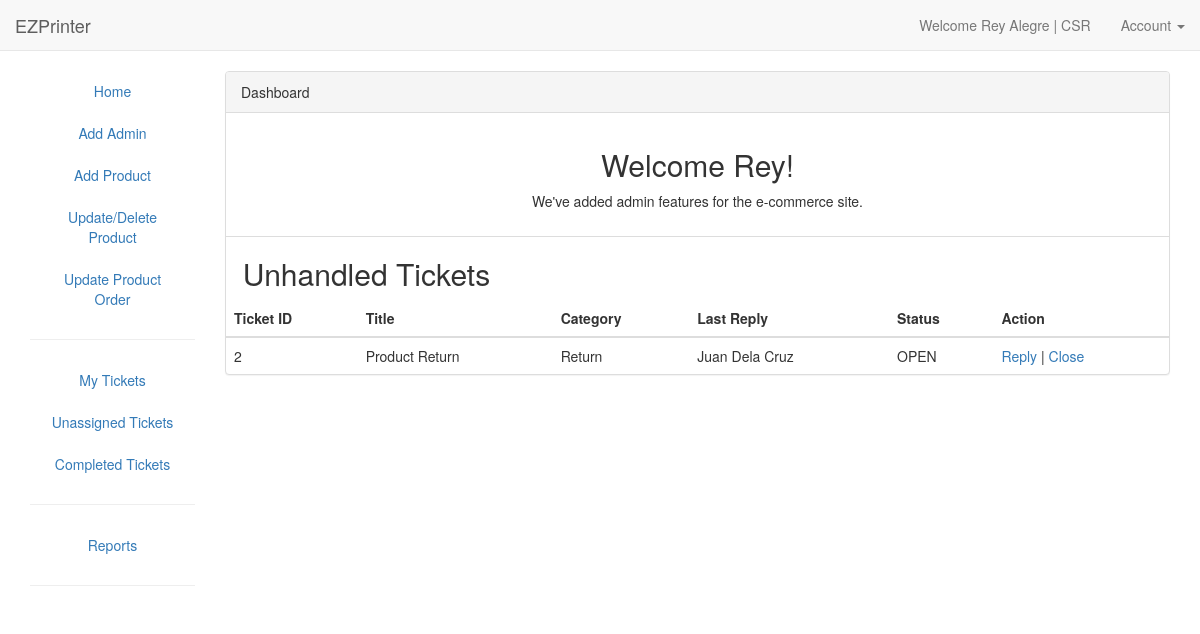
The app's page /unhandledcomplaints.php?alert=1 (signed in) with its own data.
### tables this page shows
CREATE TABLE `userinfo` (
  `username` varchar(20) NOT NULL,
  `firstname` varchar(20) NOT NULL,
  `lastname` varchar(20) NOT NULL,
  `useraddress` varchar(50) NOT NULL,
  `usercontactno` varchar(11) NOT NULL,
  `useremail` varchar(30) NOT NULL,
  `userpaypal` varchar(30) NOT NULL,
  `userImage` varchar(255) NOT NULL DEFAULT 'res/default.png'
);

CREATE TABLE `discussion` (
  `forumID` int(11) NOT NULL,
  `dateandtime` datetime NOT NULL,
  `description` varchar(500) NOT NULL,
  `nameUser` varchar(255) NOT NULL,
  `nameAdmin` varchar(255) NOT NULL,
  `positionAdmin` varchar(255) NOT NULL,
  `adminImg` varchar(255) NOT NULL DEFAULT 'res/admin.png',
  `userImage` varchar(255) NOT NULL,
  `role` varchar(11) NOT NULL
);

CREATE TABLE `forum` (
  `forumID` int(11) NOT NULL,
  `title` varchar(255) NOT NULL,
  `productName` varchar(255) NOT NULL,
  `category` varchar(255) NOT NULL,
  `username` varchar(20) NOT NULL,
  `postedBy` varchar(50) NOT NULL,
  `level` int(1) NOT NULL DEFAULT '1',
  `assignedTo` varchar(50) NOT NULL,
  `status` varchar(10) NOT NULL DEFAULT 'OPEN'
);

### unhandledcomplaints.php (the view, shortened to what this page needs)
<?php
include 'connect.php';
?>
<!DOCTYPE html>
<html>
<head>
<link href="css/bootstrap.min.css" rel="stylesheet">
    <link href="font-awesome/css/font-awesome.min.css" rel="stylesheet" type="text/css">
</head>
<body>
<?php
include 'adminnav.php';
?>
<?php
	$username = $_SESSION['username'];
	$getname = "SELECT * FROM userinfo WHERE username ='$username'";
	$result = mysqli_query($con, $getname);
	$row = mysqli_fetch_assoc($result);
?>
<div class="col-md-10 content">
            <div class="panel panel-default">
                <div class="panel-heading">
                    Dashboard
                </div>
                <div class="panel-body">
                	<h2 class="text-center"> Welcome <?php echo $row['firstname'];?>! </h2>
                		<p class="text-center"> We've added admin features for the e-commerce site. </p>
                </div>
                <div class="table-responsive">
				  <h2>&nbsp; Unhandled Tickets</h2>
  			<table class="table table-hover">
		    <thead>
		      <tr>
		        <th>Ticket ID</th>
		        <th>Title</th>
		        <th>Category</th>
		        <th>Last Reply</th>
		        <th>Status</th>
		        <th>Action</th>
		      </tr>
		    </thead>
		    <tbody>
		    <?php
		    	$getdatafromforum = "SELECT * FROM forum WHERE assignedTo = '' AND status = 'OPEN'";
		    	$getdatafromforumresult = mysqli_query($con, $getdatafromforum);
		    ?>
		    <?php
		    	while($getdatafromforumresultrow = mysqli_fetch_assoc($getdatafromforumresult)){
		    				$fID = $getdatafromforumresultrow['forumID'];
		    				$getlastreplysSQL = "SELECT * FROM discussion WHERE forumID = '$fID' AND dateandtime = (SELECT MAX(dateandtime) FROM discussion WHERE forumID = '$fID')";
		    				$getlastreplysSQLresult = mysqli_query($con, $getlastreplysSQL);
		    			while($getlastreplysSQLresultrow = mysqli_fetch_assoc($getlastreplysSQLresult)){
		    ?>
		      <tr>
		        <td><?php echo $getdatafromforumresultrow['forumID']?> </td>
		        <td><?php echo $getdatafromforumresultrow['title']?></td>
		        <td><?php echo $getdatafromforumresultrow['category']?></td>
		        <td><?php echo $getlastreplysSQLresultrow['nameUser']?></td>
		        <td><?php echo $getdatafromforumresultrow['status']?></td>
		        <td><a href="replytocomplaintadmin.php?id=<?php echo $getdatafromforumresultrow['forumID']?>">Reply</a><?php echo ' | '?><a href="closeticket.php?id=<?php echo $getdatafromforumresultrow['forumID']?>">Close</a></td>
		      </tr>
		      <?php }} ?>
		    </tbody>
		  </table>
		</div>
	</div>
</div>
</body>
</html>

### adminnav.php (shortened to what this page needs)
<?php
$username = $_SESSION['username'];
$sqlgetname = "SELECT * FROM userinfo WHERE username = '$username'";
$result = mysqli_query($con, $sqlgetname);
$sqlgetrole = "SELECT * FROM login WHERE username = '$username'";
$resultrow = mysqli_query($con, $sqlgetrole);
$row = mysqli_fetch_assoc($result);
$getrow = mysqli_Fetch_assoc($resultrow);
?>
<nav class="navbar navbar-default navbar-static-top">
	<div class="container-fluid">
		<div class="navbar-header">
			<a class="navbar-brand" href="admin.php">
				EZPrinter
			</a>
		</div>
		<div class="collapse navbar-collapse" id="bs-example-navbar-collapse-1">
			<ul class="nav navbar-nav navbar-right">
				<li><a>Welcome <?php echo $row['firstname'] . ' ' . $row['lastname']; echo ' | ' . $getrow['role'];?></a></li>
				<li class="dropdown ">
					<a href="#" class="dropdown-toggle" data-toggle="dropdown" role="button" aria-expanded="false">Account
						<span class="caret"></span></a>
					</li>
				</ul>
			</div>
		</div>
	</nav>
	<div class="container-fluid main-container">
		<div class="col-md-2 sidebar">
			<ul class="nav nav-pills nav-stacked text-center">
				<li><a href="admin.php">Home</a></li>
				<li><a href="addadmin.php">Add Admin</a></li>
				<li><a href="adminadd.php">Add Product</a></li>
				<li><a href="admine.php">Update/Delete Product</a></li>
				<li><a href="adminproduct.php">Update Product Order</a></li>
				<li><hr class="half-rule"></li>
				<li><a href="complaintsadmin.php">My Tickets</a></li>
				<li><a href="unhandledcomplaints.php">Unassigned Tickets</a></li>
				<li><a href="completedtickets.php">Completed Tickets</a></li>
				<li><hr class="half-rule"></li>
				<li><a href="reportsforadmin.php">Reports</a></li>
				<li><hr class="half-rule"></li>
			</ul>
		</div>

### records on screen
userinfo: firstname "Rey", lastname "Alegre"
discussion: forumID.forumID "2", forumID.title "Product Return", forumID.category "Return", nameUser "Juan Dela Cruz", forumID.status "OPEN"

### other values on screen
$getrow['role'] "CSR"
